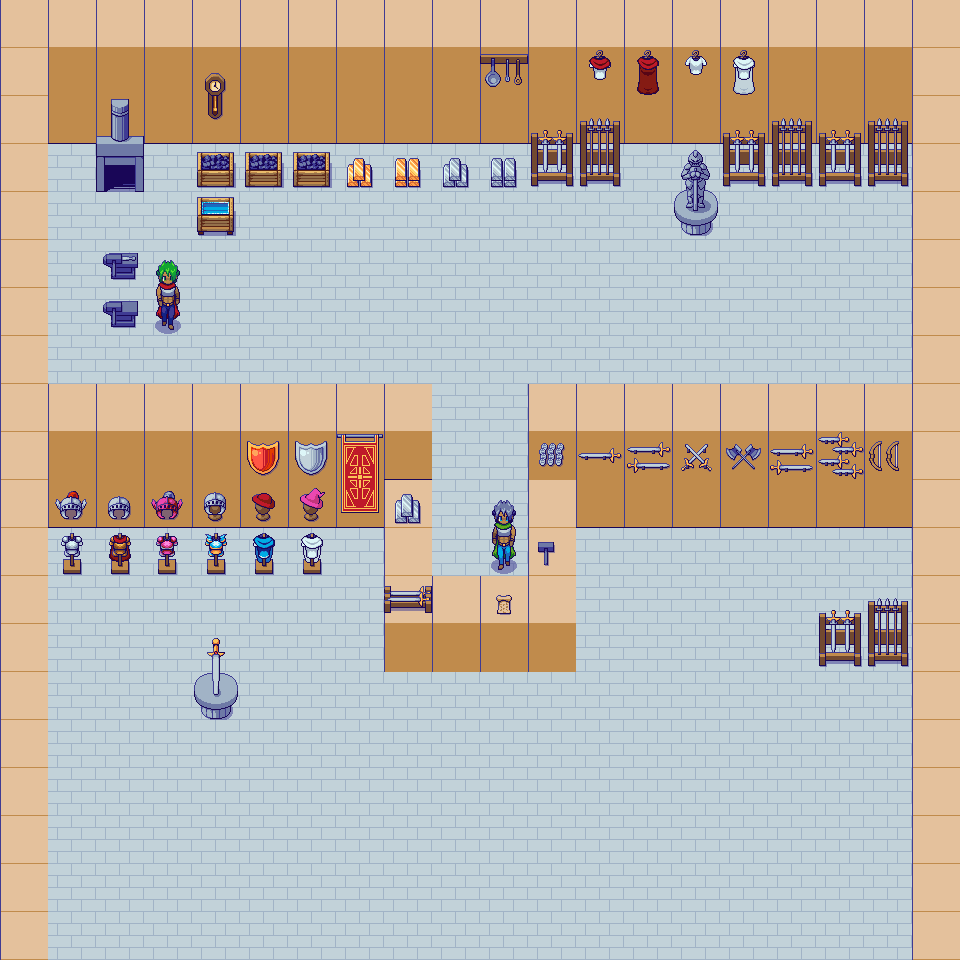

A level layout from a 2D game, rendered from its tile map. Below: a short description, then the map file with its tile-grid data intact:
An orthogonal 20x20 tile map with 48x48 px tiles, 4 tile layers (GROUND, WALL, OBJECTS, ABOVE_OBJECTS), 11 tilesets.

<map version="1.10" tiledversion="1.10.2" orientation="orthogonal" renderorder="right-down" width="20" height="20" tilewidth="48" tileheight="48" infinite="0" nextlayerid="5" nextobjectid="1">
 <tileset firstgid="1" name="PixelFantasy_Inside_A1" tilewidth="48" tileheight="48" tilecount="192" columns="16">
  <image source="Pixel Fantasy RMMZ RTP Tiles/img/tilesets/PixelFantasy_Inside_A1.png" width="768" height="576" />
 </tileset>
 <tileset firstgid="193" name="PixelFantasy_Inside_A2" tilewidth="48" tileheight="48" tilecount="192" columns="16">
  <image source="Pixel Fantasy RMMZ RTP Tiles/img/tilesets/PixelFantasy_Inside_A2.png" width="768" height="576" />
 </tileset>
 <tileset firstgid="385" name="PixelFantasy_Inside_A4" tilewidth="48" tileheight="48" tilecount="240" columns="16">
  <image source="Pixel Fantasy RMMZ RTP Tiles/img/tilesets/PixelFantasy_Inside_A4.png" width="768" height="720" />
 </tileset>
 <tileset firstgid="625" name="PixelFantasy_Inside_A5" tilewidth="48" tileheight="48" tilecount="128" columns="8">
  <image source="Pixel Fantasy RMMZ RTP Tiles/img/tilesets/PixelFantasy_Inside_A5.png" width="384" height="768" />
 </tileset>
 <tileset firstgid="753" name="PixelFantasy_Inside_B" tilewidth="48" tileheight="48" tilecount="256" columns="16">
  <image source="Pixel Fantasy RMMZ RTP Tiles/img/tilesets/PixelFantasy_Inside_B.png" width="768" height="768" />
 </tileset>
 <tileset firstgid="1009" name="PixelFantasy_Inside_C" tilewidth="48" tileheight="48" tilecount="256" columns="16">
  <image source="Pixel Fantasy RMMZ RTP Tiles/img/tilesets/PixelFantasy_Inside_C.png" width="768" height="768" />
 </tileset>
 <tileset firstgid="1265" name="$PixelFantasy_1-Reid" tilewidth="48" tileheight="48" tilecount="24" columns="3">
  <image source="Pixel Fantasy RMMZ RTP Tiles/img/characters/$PixelFantasy_1-Reid.png" width="144" height="384" />
 </tileset>
 <tileset firstgid="1289" name="$PixelFantasy_3-Gale" tilewidth="48" tileheight="48" tilecount="24" columns="3">
  <image source="Pixel Fantasy RMMZ RTP Tiles/img/characters/$PixelFantasy_3-Gale.png" width="144" height="384" />
 </tileset>
 <tileset firstgid="1313" name="FCharacter3" tilewidth="48" tileheight="48" tilecount="192" columns="12">
  <image source="Pixel Fantasy RMMZ RTP Tiles/img/characters/FCharacter3.png" width="576" height="768" />
 </tileset>
 <tileset firstgid="1505" name="FCharacter2" tilewidth="48" tileheight="48" tilecount="192" columns="12">
  <image source="Pixel Fantasy RMMZ RTP Tiles/img/characters/FCharacter2.png" width="576" height="768" />
 </tileset>
 <tileset firstgid="1697" name="MCharacter3" tilewidth="48" tileheight="48" tilecount="192" columns="12">
  <image source="Pixel Fantasy RMMZ RTP Tiles/img/characters/MCharacter3.png" width="576" height="768" />
 </tileset>
 <layer id="1" name="GROUND" width="20" height="20">
  <data encoding="csv">
275,275,275,275,275,275,275,275,275,275,275,275,275,275,275,275,275,275,275,275,
275,275,275,275,275,275,275,275,275,275,275,275,275,275,275,275,275,275,275,275,
275,275,275,275,275,275,275,275,275,275,275,275,275,275,275,275,275,275,275,275,
275,275,275,275,275,275,275,275,275,275,275,275,275,275,275,275,275,275,275,275,
275,275,275,275,275,275,275,275,275,275,275,275,275,275,275,275,275,275,275,275,
275,275,275,275,275,275,275,275,275,275,275,275,275,275,275,275,275,275,275,275,
275,275,275,275,275,275,275,275,275,275,275,275,275,275,275,275,275,275,275,275,
275,275,275,275,275,275,275,275,275,275,275,275,275,275,275,275,275,275,275,275,
275,275,275,275,275,275,275,275,275,275,275,275,275,275,275,275,275,275,275,275,
275,275,275,275,275,275,275,275,275,275,275,275,275,275,275,275,275,275,275,275,
275,275,275,275,275,275,275,275,275,275,275,275,275,275,275,275,275,275,275,275,
275,275,275,275,275,275,275,275,275,275,275,275,275,275,275,275,275,275,275,275,
275,275,275,275,275,275,275,275,275,275,275,275,275,275,275,275,275,275,275,275,
275,275,275,275,275,275,275,275,275,275,275,275,275,275,275,275,275,275,275,275,
275,275,275,275,275,275,275,275,275,275,275,275,275,275,275,275,275,275,275,275,
275,275,275,275,275,275,275,275,275,275,275,275,275,275,275,275,275,275,275,275,
275,275,275,275,275,275,275,275,275,275,275,275,275,275,275,275,275,275,275,275,
275,275,275,275,275,275,275,275,275,275,275,275,275,275,275,275,275,275,275,275,
275,275,275,275,275,275,275,275,275,275,275,275,275,275,275,275,275,275,275,275,
275,275,275,275,275,275,275,275,275,275,275,275,275,275,275,275,275,275,275,275
</data>
 </layer>
 <layer id="2" name="WALL" width="20" height="20">
  <data encoding="csv">
511,511,511,511,511,511,511,511,511,511,511,511,511,511,511,511,511,511,511,511,
511,527,527,527,527,527,527,527,527,527,527,527,527,527,527,527,527,527,527,511,
511,543,543,543,543,543,543,543,543,543,543,543,543,543,543,543,543,543,543,511,
511,0,0,0,0,0,0,0,0,0,0,0,0,0,0,0,0,0,0,511,
511,0,0,0,0,0,0,0,0,0,0,0,0,0,0,0,0,0,0,511,
511,0,0,0,0,0,0,0,0,0,0,0,0,0,0,0,0,0,0,511,
511,0,0,0,0,0,0,0,0,0,0,0,0,0,0,0,0,0,0,511,
511,0,0,0,0,0,0,0,0,0,0,0,0,0,0,0,0,0,0,511,
511,511,511,511,511,511,511,511,511,0,0,511,511,511,511,511,511,511,511,511,
511,527,527,527,527,527,527,527,543,0,0,527,527,527,527,527,527,527,527,511,
511,543,543,543,543,543,543,543,511,0,0,511,543,543,543,543,543,543,543,511,
511,0,0,0,0,0,0,0,511,0,0,511,0,0,0,0,0,0,0,511,
511,0,0,0,0,0,0,0,511,511,511,511,0,0,0,0,0,0,0,511,
511,0,0,0,0,0,0,0,527,527,527,527,0,0,0,0,0,0,0,511,
511,0,0,0,0,0,0,0,0,0,0,0,0,0,0,0,0,0,0,511,
511,0,0,0,0,0,0,0,0,0,0,0,0,0,0,0,0,0,0,511,
511,0,0,0,0,0,0,0,0,0,0,0,0,0,0,0,0,0,0,511,
511,0,0,0,0,0,0,0,0,0,0,0,0,0,0,0,0,0,0,511,
511,0,0,0,0,0,0,0,0,0,0,0,0,0,0,0,0,0,0,511,
511,0,0,0,0,0,0,0,0,0,0,0,0,0,0,0,0,0,0,511
</data>
 </layer>
 <layer id="3" name="OBJECTS" width="20" height="20">
  <data encoding="csv">
0,0,0,0,0,0,0,0,0,0,0,0,0,0,0,0,0,0,0,0,
0,0,0,0,982,0,0,0,0,0,1033,0,1037,1038,1039,1040,0,0,0,0,
0,0,877,0,998,0,0,0,0,0,0,1103,1104,0,0,1103,1104,1103,1104,0,
0,0,893,0,1056,1056,1056,1161,1162,1163,1164,1119,1120,0,1101,1119,1120,1119,1120,0,
0,0,0,0,1055,0,0,0,0,0,0,0,0,0,1117,0,0,0,0,0,
0,0,1054,1795,0,0,0,0,0,0,0,0,0,0,0,0,0,0,0,0,
0,0,1053,1807,0,0,0,0,0,0,0,0,0,0,0,0,0,0,0,0,
0,0,0,0,0,0,0,0,0,0,0,0,0,0,0,0,0,0,0,0,
0,0,0,0,0,0,0,0,0,0,0,0,0,0,0,0,0,0,0,0,
0,0,0,0,0,1035,1036,0,0,0,0,1064,1017,1018,1019,1020,915,1024,1052,0,
0,1065,1066,1067,1068,1069,1070,0,1163,0,1697,0,0,0,0,0,0,0,0,0,
0,1081,1082,1083,1084,1085,1086,0,0,0,1709,1051,0,0,0,0,0,0,0,0,
0,0,0,0,0,0,0,0,1049,0,1160,0,0,0,0,0,0,1103,1104,0,
0,0,0,0,1097,0,0,0,0,0,0,0,0,0,0,0,0,1119,1120,0,
0,0,0,0,1113,0,0,0,0,0,0,0,0,0,0,0,0,0,0,0,
0,0,0,0,0,0,0,0,0,0,0,0,0,0,0,0,0,0,0,0,
0,0,0,0,0,0,0,0,0,0,0,0,0,0,0,0,0,0,0,0,
0,0,0,0,0,0,0,0,0,0,0,0,0,0,0,0,0,0,0,0,
0,0,0,0,0,0,0,0,0,0,0,0,0,0,0,0,0,0,0,0,
0,0,0,0,0,0,0,0,0,0,0,0,0,0,0,0,0,0,0,0
</data>
 </layer>
 <layer id="4" name="ABOVE_OBJECTS" width="20" height="20">
  <data encoding="csv">
0,0,0,0,0,0,0,0,0,0,0,0,0,0,0,0,0,0,0,0,
0,0,0,0,0,0,0,0,0,0,0,0,0,0,0,0,0,0,0,0,
0,0,0,0,0,0,0,0,0,0,0,0,0,0,0,0,0,0,0,0,
0,0,0,0,0,0,0,0,0,0,0,0,0,0,0,0,0,0,0,0,
0,0,0,0,0,0,0,0,0,0,0,0,0,0,0,0,0,0,0,0,
0,0,1051,0,0,0,0,0,0,0,0,0,0,0,0,0,0,0,0,0,
0,0,1051,0,0,0,0,0,0,0,0,0,0,0,0,0,0,0,0,0,
0,0,0,0,0,0,0,0,0,0,0,0,0,0,0,0,0,0,0,0,
0,0,0,0,0,0,0,0,0,0,0,0,0,0,0,0,0,0,0,0,
0,0,0,0,0,0,0,913,0,0,0,0,0,0,0,0,0,0,0,0,
0,0,0,0,0,0,0,929,0,0,0,0,0,0,0,0,0,0,0,0,
0,0,0,0,0,0,0,0,0,0,0,0,0,0,0,0,0,0,0,0,
0,0,0,0,0,0,0,0,0,0,0,0,0,0,0,0,0,0,0,0,
0,0,0,0,0,0,0,0,0,0,0,0,0,0,0,0,0,0,0,0,
0,0,0,0,0,0,0,0,0,0,0,0,0,0,0,0,0,0,0,0,
0,0,0,0,0,0,0,0,0,0,0,0,0,0,0,0,0,0,0,0,
0,0,0,0,0,0,0,0,0,0,0,0,0,0,0,0,0,0,0,0,
0,0,0,0,0,0,0,0,0,0,0,0,0,0,0,0,0,0,0,0,
0,0,0,0,0,0,0,0,0,0,0,0,0,0,0,0,0,0,0,0,
0,0,0,0,0,0,0,0,0,0,0,0,0,0,0,0,0,0,0,0
</data>
 </layer>
</map>
